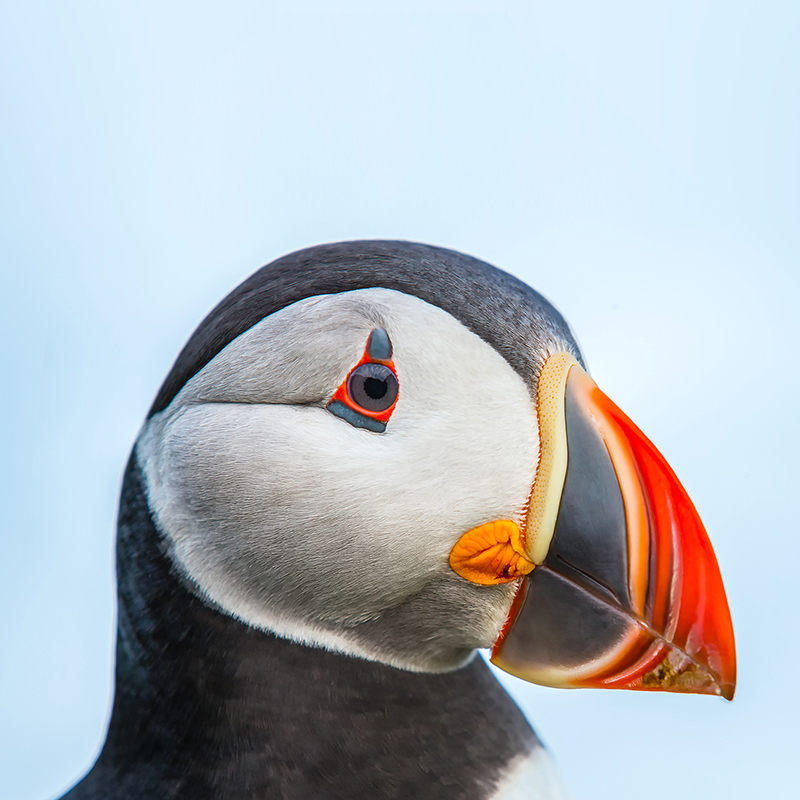
#> input picture K-means compression/slider_puffin_before_mobile.jpg, 800 x 800 px
$ jupyter execute --allow-errors kmeans.ipynb   (older library calls are emulated)
#> lines starting #> are read from the running program, lines starting #| are printed output that depends on the picture
[cell 1]
import matplotlib.pyplot as plt
import numpy as np
from PIL import Image
import math
import random

# Opening the image

for this section I decided to resize the image in order to run the algorithm faster

[cell 2]
# opening image
def open_image(path):
#> called with path = 'slider_puffin_before_mobile.jpg'
    img = Image.open('slider_puffin_before_mobile.jpg').resize((100,100))
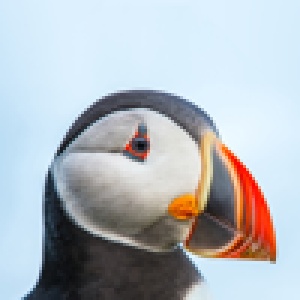
#> img: PIL image 100x100 RGB (shown 3 times larger); mean R, G, B 178.3, 184.6, 190.5
    arr = np.array(img)
    return arr

[cell 3]
img=open_image('slider_puffin_before_mobile.jpg')

[cell 4]
img.shape
#> Out = (100, 100, 3)

[cell 5]
plt.imshow(img)

[cell 6]
pixel_vectors=img.astype(np.float64).reshape(-1,3)

# Choosing Centroids

for choosing centroids I decided to use set() inorder to find completely different random centroids.
Additionally, I chose K to be 32 after several experiments

[cell 7]
# choosing K
k=32

[cell 8]
# Choosing centroids
centroids_set=set()

while len(centroids_set)<32:
    centroids_set.add(str(random.choice(pixel_vectors)))
#> after the loop, centroids_set = 32 items

[cell 9]
centroids_set

[cell 10]
centroids=[]
for centroid in list(centroids_set):
    r,g,b=centroid.replace("[","").replace("]","").split(".")[:3]
    centroids.append(np.array([r,g,b],dtype=np.float64))
#> this loop made 32 passes
#> (centroid, r, g, b) on passes 1 to 12: ('[215. 237. 251.]', '215', ' 237', ' 251'), ('[61. 55. 55.]', '61', ' 55', ' 55'), ('[204. 232. 250.]', '204', ' 232', ' 250'), ('[220. 239. 254.]', '220', ' 239', ' 254'), ('[135. 125. 121.]', '135', ' 125', ' 121'), ('[206. 232. 250.]', '206', ' 232', ' 250'), ('[57. 50. 48.]', '57', ' 50', ' 48'), ('[221. 240. 254.]', '221', ' 240', ' 254'), ('[194. 225. 246.]', '194', ' 225', ' 246'), ('[217. 239. 253.]', '217', ' 239', ' 253'), ('[137. 133. 130.]', '137', ' 133', ' 130'), ('[239. 220. 169.]', '239', ' 220', ' 169')
#> after the loop, centroids = 32 items, first 6: [215, 237, 251], [61, 55, 55], [204, 232, 250], [220, 239, 254], [135, 125, 121], [206, 232, 250]

[cell 11]
centroids
#> Out has the same summary as centroids

[cell 12]
first_centroids=centroids.copy()
#> first_centroids has the same summary as centroids

# Distance function:

[cell 13]
def distance_calc(pixel1,pixel2):
    return math.sqrt((pixel1[0]-pixel2[0])**2+(pixel1[0]-pixel2[0])**2+(pixel1[0]-pixel2[0])**2)

# Kmeans algorithm:

you can run below cell few times for better convergence

#> (a cell that did not finish here is left out)

[cell 15]
centroids
#> Out has the same summary as centroids

[cell 16]
newimg_kmeans,newimg_raw_centroids=np.zeros(img.shape),np.zeros(img.shape)
#> newimg_kmeans: shape (100, 100, 3) float64; every value is 0

# Using converged centroids after kmeans

[cell 17]
for i in range(img.shape[0]):
    for j in range(img.shape[1]):
        min_distance=math.inf
        min_centroid=None
        for centroid in centroids:
            tmp_dist=distance_calc(centroid,img[i][j])
            if tmp_dist<min_distance:
                min_distance=tmp_dist
                min_centroid=centroid
        newimg_kmeans[i][j]=min_centroid
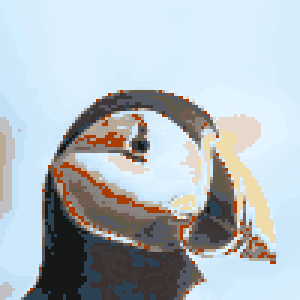
#> newimg_kmeans: shape (100, 100, 3) float64 (shown 3 times larger); mean R, G, B 178.2, 187.7, 193.5

# Using the first random centroids before kmeans

[cell 18]
for i in range(img.shape[0]):
    for j in range(img.shape[1]):
        min_distance=math.inf
        min_centroid=None
        for centroid in first_centroids:
            tmp_dist=distance_calc(centroid,img[i][j])
            if tmp_dist<min_distance:
                min_distance=tmp_dist
                min_centroid=centroid
        newimg_raw_centroids[i][j]=min_centroid
#> this loop made 100 passes

# Comparison between the main image and kmeans image and random centroids image

[cell 19]
plt.imshow(img)
plt.title("Main image")

[cell 20]
plt.imshow(newimg_raw_centroids.astype(np.int))
plt.title("random first centroids")

$ run again, with K-means compression/kmeans.jpg copied over K-means compression/slider_puffin_before_mobile.jpg
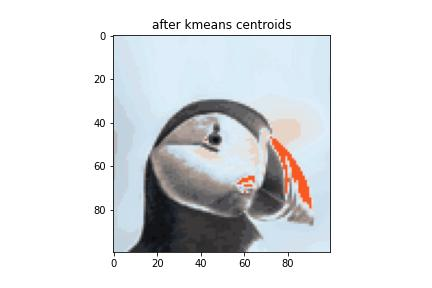
#> input picture K-means compression/kmeans.jpg, 432 x 288 px
#> in open_image, `img = Image.open('slider_puffin_before_mobile.jpg').resize((100,100))`:
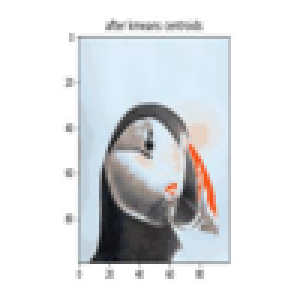
#> img: PIL image 100x100 RGB (shown 3 times larger); mean R, G, B 222.7, 224.9, 227.2
#> after the loop `while len(centroids_set)<32:`: centroids_set = 32 items
#> the loop `for centroid in list(centroids_set):` made 32 passes
#> (centroid, r, g, b) on passes 1 to 8: ('[217. 235. 247.]', '217', ' 235', ' 247'), ('[45. 46. 48.]', '45', ' 46', ' 48'), ('[221. 232. 231.]', '221', ' 232', ' 231'), ('[25. 27. 35.]', '25', ' 27', ' 35'), ('[34. 38. 44.]', '34', ' 38', ' 44'), ('[222. 237. 249.]', '222', ' 237', ' 249'), ('[210. 226. 239.]', '210', ' 226', ' 239'), ('[193. 209. 222.]', '193', ' 209', ' 222')
#> after the loop `for centroid in list(centroids_set):`: centroids = 32 items, first 6: [217, 235, 247], [45, 46, 48], [221, 232, 231], [25, 27, 35], [34, 38, 44], [222, 237, 249]
#> `centroids`: Out has the same summary as centroids
#> first_centroids has the same summary as centroids
#> `centroids`: Out has the same summary as centroids
#> after the loop `for i in range(img.shape[0]):`:
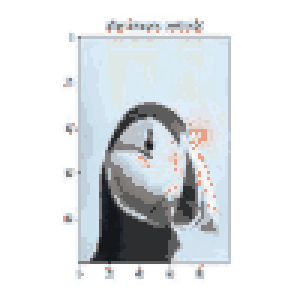
#> newimg_kmeans: shape (100, 100, 3) float64 (shown 3 times larger); mean R, G, B 223, 226.1, 228.4
#> the loop `for i in range(img.shape[0]):` made 100 passes
